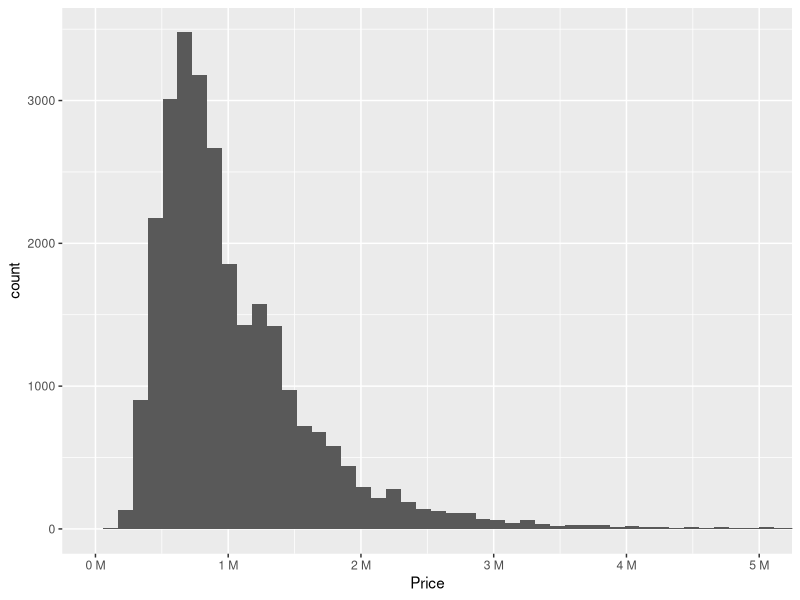
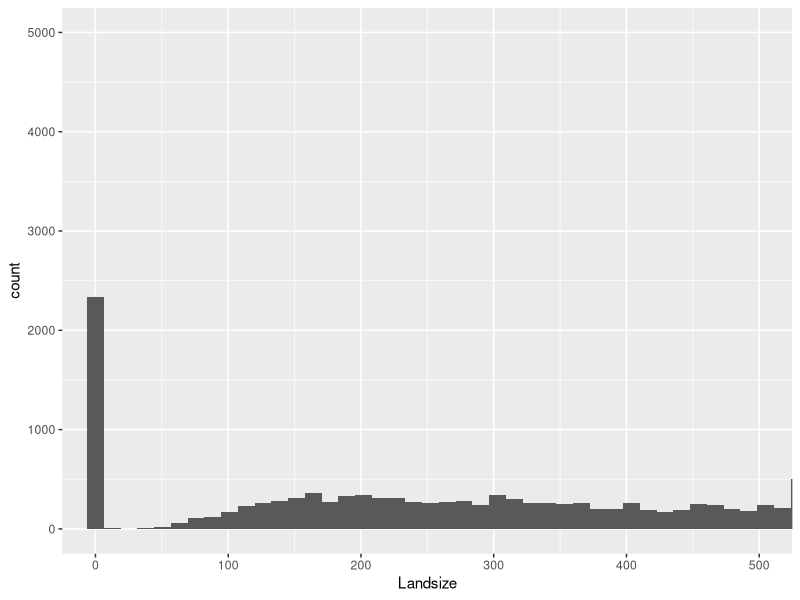
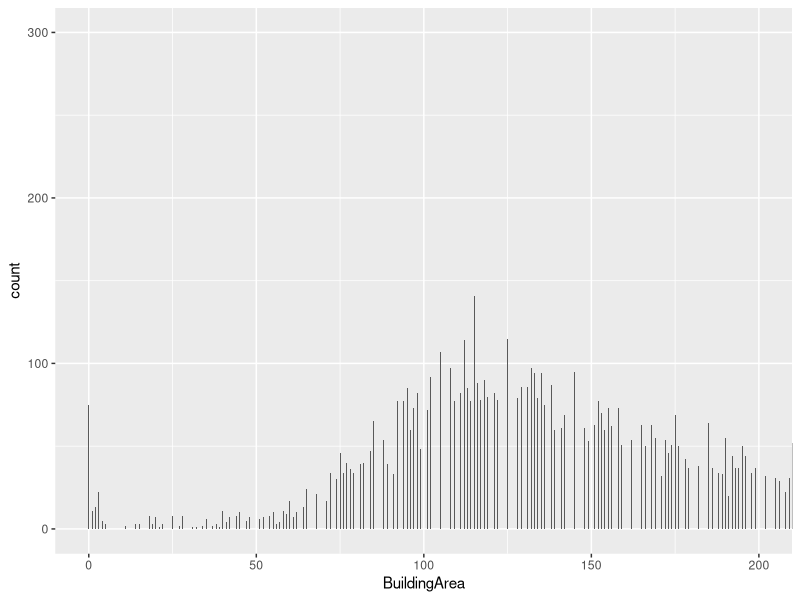
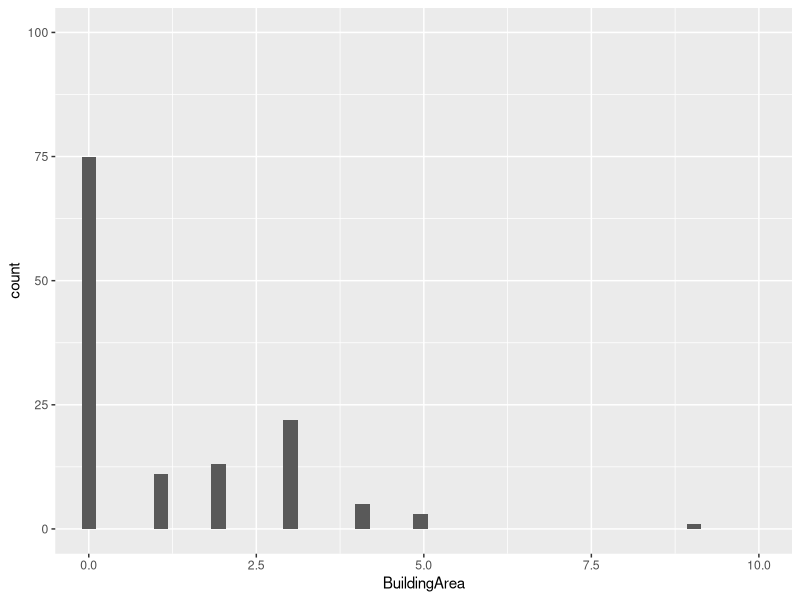

Here is the R script that generated these plots, in order: (Note: this script raises an error after producing the figures.)
## ---- chunk 1
housing_dataset <- read.csv("melbourne_data.csv",
                            stringsAsFactors = FALSE, na.strings = "#N/A")
## ---- chunk 2
str(housing_dataset)
## ---- chunk 3
housing_dataset$X <- NULL
## ---- chunk 4
housing_dataset$Date <- as.Date(housing_dataset$Date, format = "%d/%m/%Y")
## ---- chunk 5
str(housing_dataset$Date)
summary(housing_dataset$Date)
## ---- chunk 6
housing_dataset$Type[housing_dataset$Type == "h"] <- "House"
housing_dataset$Type[housing_dataset$Type == "u"] <- "Unit/Duplex"
housing_dataset$Type[housing_dataset$Type == "t"] <- "Townhouse"
housing_dataset$Type <- factor(housing_dataset$Type)
## ---- chunk 7
levels(factor(housing_dataset$Type))
str(housing_dataset$Type)
summary(housing_dataset$Type)
## ---- chunk 8
housing_dataset$Price <- as.integer(housing_dataset$Price)
## ---- chunk 9
str(housing_dataset$Price)
summary(housing_dataset$Price)
## ---- chunk 10
housing_dataset$Landsize <- as.integer(housing_dataset$Landsize)
housing_dataset$BuildingArea <- as.integer(housing_dataset$BuildingArea)
## ---- chunk 11
str(housing_dataset$Landsize)
summary(housing_dataset$Landsize)
## ---- chunk 12
str(housing_dataset$BuildingArea)
summary(housing_dataset$BuildingArea)
## ---- chunk 13
housing_dataset$Rooms <- as.integer(housing_dataset$Rooms)
housing_dataset$Bathroom <- as.integer(housing_dataset$Bathroom)
housing_dataset$Car <- as.integer(housing_dataset$Car)
## ---- chunk 14
str(housing_dataset$Rooms)
summary(housing_dataset$Rooms)
## ---- chunk 15
str(housing_dataset$Bathroom)
summary(housing_dataset$Bathroom)
## ---- chunk 16
str(housing_dataset$Car)
summary(housing_dataset$Car)
## ---- chunk 17
housing_dataset$YearBuilt <- as.integer(housing_dataset$YearBuilt)
## ---- chunk 18
str(housing_dataset$YearBuilt)
summary(housing_dataset$YearBuilt)
## ---- chunk 19
housing_dataset$Distance <- as.numeric(housing_dataset$Distance)
## ---- chunk 20
str(housing_dataset$Distance)
summary(housing_dataset$Distance)
## ---- chunk 21
housing_dataset$Regionname <- factor(housing_dataset$Regionname)
## ---- chunk 22
levels(factor(housing_dataset$Regionname))
str(housing_dataset$Regionname)
summary(housing_dataset$Regionname)
## ---- chunk 23
housing_dataset$Propertycount <- factor(housing_dataset$Propertycount)
## ---- chunk 24
levels(factor(housing_dataset$Propertycount))
## ---- chunk 25
str(housing_dataset$Propertycount)
summary(housing_dataset$Propertycount)
## ---- chunk 26
housing_dataset[is.na(housing_dataset$Distance), ]
housing_dataset[is.na(housing_dataset$Regionname), ]
housing_dataset[is.na(housing_dataset$Propertycount), ]
## ---- chunk 27
summary(housing_dataset$Regionname[housing_dataset$Distance == 5.1])
## ---- chunk 28
housing_dataset[18524, "Regionname"] <- "Western Metropolitan"
## ---- chunk 29
summary(housing_dataset$Regionname[housing_dataset$Distance == 7.7])
## ---- chunk 30
housing_dataset[26889, "Regionname"] <- "Southern Metropolitan"
## ---- chunk 31
summary(housing_dataset$Propertycount[housing_dataset$Distance == 5.1 &
                                      housing_dataset$Regionname == "Western Metropolitan"])
## ---- chunk 32
housing_dataset[18524, "Price"]
## ---- chunk 33
summary(housing_dataset$Price[housing_dataset$Distance == 5.1 &
                              housing_dataset$Regionname == "Western Metropolitan" &
                              housing_dataset$Propertycount == 7570])
## ---- chunk 34
summary(housing_dataset$Price[housing_dataset$Distance == 5.1 &
                              housing_dataset$Regionname == "Western Metropolitan" &
                              housing_dataset$Propertycount == 2417])
## ---- chunk 35
housing_dataset[18524, "Propertycount"] <- 7570
## ---- chunk 36
summary(housing_dataset$Propertycount[housing_dataset$Distance == 7.7 &
                                      housing_dataset$Regionname == "Southern Metropolitan"])
## ---- chunk 37
housing_dataset[26889, "Price"]
## ---- chunk 38
summary(housing_dataset$Price[housing_dataset$Distance == 7.7 &
                              housing_dataset$Regionname == "Southern Metropolitan" &
                              housing_dataset$Propertycount == 8920])
## ---- chunk 39
summary(housing_dataset$Price[housing_dataset$Distance == 7.7 &
                              housing_dataset$Regionname == "Southern Metropolitan" &
                              housing_dataset$Propertycount == 8989])
## ---- chunk 40
housing_dataset[26889, "Propertycount"] <- 8989
## ---- chunk 41
housing_dataset[29484, ]
## ---- chunk 42
housing_dataset <- housing_dataset[-c(29484), ]
## ---- chunk 43
summary(housing_dataset)
## ---- chunk 44
quantile(housing_dataset$Price, 0.99, na.rm = TRUE)
quantile(housing_dataset$Price, 0.01, na.rm = TRUE)
## ---- chunk 45
library(ggplot2)
library(scales)
## ---- chunk 46
ggplot(data = housing_dataset, aes(x = Price)) +
  geom_histogram(bins = 100) +
  coord_cartesian(xlim = c(0, 5000000)) +
  scale_x_continuous(labels = unit_format(unit = "M", scale = 1e-6))
## ---- chunk 47
housing_dataset <- housing_dataset[(housing_dataset$Price <= quantile(housing_dataset$Price, 0.99, na.rm = TRUE) |
                                    is.na(housing_dataset$Price)), ]
housing_dataset <- housing_dataset[(housing_dataset$Price >= quantile(housing_dataset$Price, 0.01, na.rm = TRUE) |
                                    is.na(housing_dataset$Price)), ]
## ---- chunk 48
quantile(housing_dataset$Landsize, 0.99, na.rm = TRUE)
quantile(housing_dataset$Landsize, 0.01, na.rm = TRUE)
## ---- chunk 49
ggplot(data = housing_dataset, aes(x = Landsize)) +
  geom_histogram(bins = nrow(housing_dataset)) +
  coord_cartesian(xlim = c(0, 500), ylim = c(0, 5000))
## ---- chunk 50
housing_dataset <- housing_dataset[housing_dataset$Landsize > 0 | is.na(housing_dataset$Landsize), ]
## ---- chunk 51
quantile(housing_dataset$Landsize, 0.99, na.rm = TRUE)
quantile(housing_dataset$Landsize, 0.01, na.rm = TRUE)
## ---- chunk 52
housing_dataset <- housing_dataset[(housing_dataset$Landsize < quantile(housing_dataset$Landsize, 0.99, na.rm = TRUE) |
                                    is.na(housing_dataset$Landsize)), ]
housing_dataset <- housing_dataset[(housing_dataset$Landsize > quantile(housing_dataset$Landsize, 0.01, na.rm = TRUE) |
                                    is.na(housing_dataset$Landsize)), ]
## ---- chunk 53
quantile(housing_dataset$BuildingArea, 0.99, na.rm = TRUE)
quantile(housing_dataset$BuildingArea, 0.01, na.rm = TRUE)
## ---- chunk 54
ggplot(data = housing_dataset, aes(x = BuildingArea)) +
  geom_histogram(bins = nrow(housing_dataset)) +
  coord_cartesian(xlim = c(0, 200), ylim = c(0, 300))
## ---- chunk 55
ggplot(data = housing_dataset, aes(x = BuildingArea)) +
  geom_histogram(bins = nrow(housing_dataset)) +
  coord_cartesian(xlim = c(0, 10), ylim = c(0, 100))
## ---- chunk 56
housing_dataset <- housing_dataset[housing_dataset$BuildingArea > 5 | is.na(housing_dataset$BuildingArea), ]
## ---- chunk 57
quantile(housing_dataset$BuildingArea, 0.99, na.rm = TRUE)
quantile(housing_dataset$BuildingArea, 0.01, na.rm = TRUE)
## ---- chunk 58
housing_dataset <- housing_dataset[(housing_dataset$BuildingArea < quantile(housing_dataset$BuildingArea, 0.99, na.rm = TRUE) |
                                    is.na(housing_dataset$BuildingArea)), ]
housing_dataset <- housing_dataset[(housing_dataset$BuildingArea > quantile(housing_dataset$BuildingArea, 0.01, na.rm = TRUE) |
                                    is.na(housing_dataset$BuildingArea)), ]
## ---- chunk 59
housing_dataset <- housing_dataset[housing_dataset$BuildingArea < housing_dataset$Landsize |
                                  is.na(housing_dataset$BuildingArea) |
                                  is.na(housing_dataset$Landsize), ]
## ---- chunk 60
quantile(housing_dataset$Rooms, 0.99, na.rm = TRUE)
quantile(housing_dataset$Rooms, 0.01, na.rm = TRUE)
## ---- chunk 61
housing_dataset <- housing_dataset[housing_dataset$Rooms <= quantile(housing_dataset$Rooms, 0.99, na.rm = TRUE), ]
housing_dataset <- housing_dataset[housing_dataset$Rooms >= quantile(housing_dataset$Rooms, 0.01, na.rm = TRUE), ]
## ---- chunk 62
quantile(housing_dataset$Bathroom, 0.99, na.rm = TRUE)
quantile(housing_dataset$Bathroom, 0.01, na.rm = TRUE)
## ---- chunk 63
housing_dataset <- housing_dataset[(housing_dataset$Bathroom <= quantile(housing_dataset$Bathroom, 0.99, na.rm = TRUE) | is.na(housing_dataset$Bathroom)), ]
housing_dataset <- housing_dataset[(housing_dataset$Bathroom >= quantile(housing_dataset$Bathroom, 0.01, na.rm = TRUE) | is.na(housing_dataset$Bathroom)), ]
## ---- chunk 64
quantile(housing_dataset$Car, 0.99, na.rm = TRUE)
quantile(housing_dataset$Car, 0.01, na.rm = TRUE)
## ---- chunk 65
housing_dataset <- housing_dataset[(housing_dataset$Car <= quantile(housing_dataset$Car, 0.99, na.rm = TRUE) |
                                  is.na(housing_dataset$Car)), ]
housing_dataset <- housing_dataset[(housing_dataset$Car >= quantile(housing_dataset$Car, 0.01, na.rm = TRUE) |
                                  is.na(housing_dataset$Car)), ]
## ---- chunk 66
quantile(housing_dataset$YearBuilt, 0.99, na.rm = TRUE)
quantile(housing_dataset$YearBuilt, 0.01, na.rm = TRUE)
## ---- chunk 67
housing_dataset <- housing_dataset[(housing_dataset$YearBuilt <= quantile(housing_dataset$YearBuilt, 0.99, na.rm = TRUE) |
                                  is.na(housing_dataset$YearBuilt)), ]
housing_dataset <- housing_dataset[(housing_dataset$YearBuilt >= quantile(housing_dataset$YearBuilt, 0.01, na.rm = TRUE) |
                                  is.na(housing_dataset$YearBuilt)), ]
## ---- chunk 68
summary(housing_dataset)
## ---- chunk 69
library(mice)
init <- mice(housing_dataset, maxit = 0)
## ---- chunk 70
meth <- init$method
meth
## ---- chunk 71
meth[c("YearBuilt", "BuildingArea")] <- ""
## ---- chunk 72
pred_m <- quickpred(housing_dataset, mincor = 0.2)
pred_m
## ---- chunk 73
pred_m[, c("Date", "YearBuilt", "BuildingArea")] <- 0
## ---- chunk 74
imp <- mice(data = housing_dataset, method = meth, predictorMatrix = pred_m)
housing_dataset <- complete(imp)
## ---- chunk 75
housing_dataset$BuildingArea <- NULL
housing_dataset$YearBuilt <- NULL
summary(housing_dataset)
## ---- chunk 76
knitr::purl(input = "melbourne-housing.Rmd", output = "melbourne-housing-no-doc.R", documentation = 0)
file.rename(from = "melbourne-housing.md", to = "README.md")
